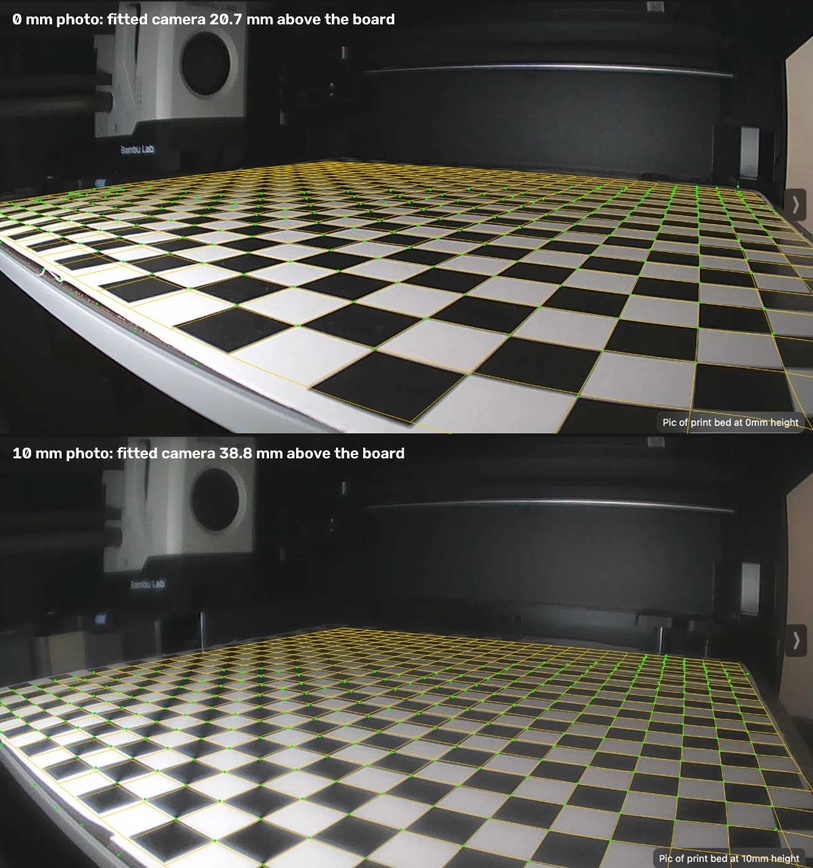
#> input picture artifact/images/first_frames_fit_overlay.jpg, 813 x 868 px, shrunk from 1200 x 1282 before the run; its folder holds only this picture in this run
$ python -i calib_board.py   (imports and definitions only)   (older library calls are emulated)
#> lines starting #> are read from the running program, lines starting #| are printed output that depends on the picture
"""Calibrate the P1S chamber camera from a large checkerboard (10 mm squares), e.g. one covering the bed.

Two ways, best first:
  1. tilted frames: raw frames of the board held at different angles fix the lens (focal length,
     distortion, optical centre); a frame of the board lying flat at a known bed Z then fixes the pose.
  2. fallback, flat frames only: >= 2 frames of the board lying flat, at two known bed Z heights. The
     lens is then fitted from the flat frames with the optical centre held at the image centre.
With >= 2 flat frames the camera's fitted height above the board must change by exactly the Z
difference (the bed moves, the camera does not), which checks the Z values and the moving-bed model.

The board need not be fully visible: corners are found with a ChESS X-corner detector and a grid grown
outward from a seed, so partial and steeply tilted views work. The first flat frame is tied to bed
coordinates by >= 2 board corners clicked at known bed X,Y ("markers", same click page as calibrate-bed).
"""
import itertools
import json
import re
import time
from dataclasses import dataclass, field
from pathlib import Path

import cv2
import numpy as np
from scipy.spatial import cKDTree

from . import config as C
from .calib_offline import nominal_focal_px
from .camera import BedCamera

MAX_RMS_PX = 2.0          # corner reprojection error accepted for the lens fit (MJPEG frames)
Z_TOL_MM = 1.5            # height change vs bed Z change
MIN_CORNERS = 40          # corners a frame needs to be used
MIN_TILTED = 3            # tilted frames needed before they are preferred over the flat-only fallback


# ---------------- corner detection ----------------
def _chess(g, r):
    """ChESS X-corner response on a ring of 16 samples of radius r (Bennett & Lasenby 2014)."""
    h, w = g.shape
    ring = []
    for a in np.arange(16) * 2 * np.pi / 16:
        M = np.float32([[1, 0, -r * np.cos(a)], [0, 1, -r * np.sin(a)]])
        ring.append(cv2.warpAffine(g, M, (w, h), flags=cv2.INTER_LINEAR, borderMode=cv2.BORDER_REFLECT))
    I = np.stack(ring)
    sum_r = sum(np.abs(I[n] + I[n + 8] - I[n + 4] - I[n + 12]) for n in range(4))
    diff_r = sum(np.abs(I[n] - I[n + 8]) for n in range(8))
    return sum_r - diff_r - 16 * np.abs(I.mean(0) - cv2.blur(g, (3, 3)))


def find_x_corners(gray, radii=(3, 5, 8), rel=0.08):
    """Sub-pixel checkerboard X-corners anywhere in the image -> (N, 2) float32."""
    g = cv2.GaussianBlur(gray.astype(np.float32) / 255.0, (0, 0), 0.8)
    R = np.max([_chess(g, r) for r in radii], 0)
    R[R < 0] = 0
    if R.max() <= 0:
        return np.zeros((0, 2), np.float32)
    peak = (R == cv2.dilate(R, np.ones((7, 7), np.uint8))) & (R > rel * R.max())
    ys, xs = np.nonzero(peak)
    order = np.argsort(-R[ys, xs])
    pts = np.c_[xs[order], ys[order]].astype(np.float32).reshape(-1, 1, 2)
    if len(pts):
        pts = cv2.cornerSubPix(gray, pts, (3, 3), (-1, -1),
                               (cv2.TERM_CRITERIA_EPS + cv2.TERM_CRITERIA_MAX_ITER, 40, 0.01))
    return pts.reshape(-1, 2)


def _gradient(gray):
    g = cv2.GaussianBlur(gray.astype(np.float32), (0, 0), 1.2)
    return cv2.magnitude(cv2.Sobel(g, cv2.CV_32F, 1, 0), cv2.Sobel(g, cv2.CV_32F, 0, 1))


def _at(img, q):
    return img[int(np.clip(q[1], 0, img.shape[0] - 1)), int(np.clip(q[0], 0, img.shape[1] - 1))]


def _edge_strength(grad, p, q):
    """Gradient along the segment p-q at 1/4, 1/2 and 3/4 (weakest). High only if p-q is a square edge: a
    diagonal crosses square centres and a knight move (2 by 1 squares) crosses a square at 1/4 and 3/4."""
    return min(_at(grad, p + f * (q - p)) for f in (0.25, 0.5, 0.75))


def _grow(pts, tree, i0, grad):
    """Index the corners around pts[i0] on a lattice by repeated local-homography prediction."""
    p0 = pts[i0]
    _, nn = tree.query(p0, k=min(9, len(pts)))
    nb = pts[nn[1:]] - p0
    best = None
    for a, b in itertools.permutations(nb, 2):
        if abs(a[0] * b[1] - a[1] * b[0]) / (np.linalg.norm(a) * np.linalg.norm(b) + 1e-9) < 0.3:
            continue
        # a, b should be square edges: on a light/dark boundary all along, the square centre flat
        if min(_edge_strength(grad, p0, p0 + a), _edge_strength(grad, p0, p0 + b)) < 2.0 * _at(grad, p0 + (a + b) / 2):
            continue
        err = tree.query(p0 + a + b)[0] + tree.query(p0 - a)[0] + tree.query(p0 - b)[0]
        if best is None or err < best[0]:
            best = (err, a, b)
    if best is None or best[0] > 0.3 * min(np.linalg.norm(best[1]), np.linalg.norm(best[2])) * 3:
        return {}
    _, a, b = best
    grid, used = {}, set()
    for ij, v in (((0, 0), 0 * a), ((1, 0), a), ((0, 1), b), ((1, 1), a + b), ((-1, 0), -a), ((0, -1), -b)):
        k = tree.query(p0 + v)[1]
        if k in used:
            return {}
        grid[ij] = pts[k]
        used.add(k)
    grew = True
    while grew:
        grew = False
        known = np.array(list(grid)); P = np.array([grid[tuple(k)] for k in known])
        cand = {(i + di, j + dj) for (i, j) in grid for di, dj in ((1, 0), (-1, 0), (0, 1), (0, -1))} - set(grid)
        for (i, j) in cand:
            dist = np.abs(known - [i, j]).sum(1)
            near = np.argsort(dist)[:12]
            near = near[dist[near] <= 4]
            pred = None
            if len(near) >= 4 and len(set(known[near][:, 0])) > 1 and len(set(known[near][:, 1])) > 1:
                H, _ = cv2.findHomography(known[near].astype(np.float32), P[near].astype(np.float32), 0)
                if H is not None:
                    q = H @ [i, j, 1.0]
                    pred = q[:2] / q[2]
            if pred is None:
                for di, dj in ((1, 0), (-1, 0), (0, 1), (0, -1)):
                    if (i - di, j - dj) in grid and (i - 2 * di, j - 2 * dj) in grid:
                        pred = 2 * grid[(i - di, j - dj)] - grid[(i - 2 * di, j - 2 * dj)]
                        break
            if pred is None or not np.all(np.isfinite(pred)):
                continue
            nbrs = [grid[k] for k in ((i + 1, j), (i - 1, j), (i, j + 1), (i, j - 1)) if k in grid]
            sp = min(np.linalg.norm(pred - n) for n in nbrs)
            if sp < 5:
                continue
            d, k = tree.query(pred)
            if d < 0.3 * sp and k not in used:
                grid[(i, j)] = pts[k]
                used.add(k)
                grew = True
    return grid


def _fix_axes(grid, grad):
    """The grown lattice can use a diagonal or a knight move as an axis. Re-index so both axes are square
    edges: only the segment between two corners one edge apart lies on a light/dark boundary all along."""
    score = {}
    for e in [e for e in itertools.product(range(-3, 4), repeat=2) if e > (0, 0) and np.gcd(*e) == 1]:
        v = [_edge_strength(grad, p, grid[(k[0] + e[0], k[1] + e[1])])
             for k, p in grid.items() if (k[0] + e[0], k[1] + e[1]) in grid]
        if len(v) >= 10:
            score[e] = float(np.median(v))
    ranked = sorted(score, key=score.get, reverse=True)
    if not ranked:
        return grid
    e1 = ranked[0]
    e2 = next((e for e in ranked[1:] if abs(e1[0] * e[1] - e1[1] * e[0]) == 1), None)
    if e2 is None:
        return grid
    inv = np.linalg.inv(np.array([e1, e2], float).T)
    return {tuple(int(round(c)) for c in inv @ k): p for k, p in grid.items()}


def _clean(grid, tol=0.3):
    """Drop corners their neighbours disagree with (local homography), then keep the largest part connected by
    consistent links."""
    for _ in range(2):
        keys = list(grid)
        K = np.array(keys)
        drop = set()
        for k in keys:
            d = np.abs(K - k).sum(1)
            nb = [tuple(K[i]) for i in np.nonzero((d > 0) & (d <= 2))[0]]
            if len(nb) < 5:
                continue
            H, _ = cv2.findHomography(np.array(nb, np.float32), np.array([grid[n] for n in nb], np.float32), 0)
            if H is None:
                continue
            q = H @ [k[0], k[1], 1.0]
            sp = min(np.linalg.norm(grid[n] - grid[k]) for n in nb if abs(n[0] - k[0]) + abs(n[1] - k[1]) == 1) \
                if any(abs(n[0] - k[0]) + abs(n[1] - k[1]) == 1 for n in nb) else None
            if sp and np.linalg.norm(q[:2] / q[2] - grid[k]) > tol * sp:
                drop.add(k)
        grid = {k: v for k, v in grid.items() if k not in drop}
    # links between index neighbours must look like the other links in that direction nearby; a corner
    # skipped during growth makes a link about twice as long and shifts the indices of everything past it
    links = {}
    for e in ((1, 0), (0, 1)):
        vec = {k: grid[(k[0] + e[0], k[1] + e[1])] - grid[k] for k in grid if (k[0] + e[0], k[1] + e[1]) in grid}
        keys = list(vec)
        if not keys:
            continue
        K = np.array(keys)
        V = np.array([vec[k] for k in keys])
        for n, k in enumerate(keys):
            d = np.abs(K - k).sum(1)
            near = np.nonzero((d > 0) & (d <= 3))[0]
            if len(near) < 3:
                continue
            ref = np.median(V[near], 0)
            if np.linalg.norm(V[n] - ref) < 0.35 * np.linalg.norm(ref):
                a, b = k, (k[0] + e[0], k[1] + e[1])
                links.setdefault(a, []).append(b)
                links.setdefault(b, []).append(a)
    seen, best = set(), []
    for k in links:
        if k in seen:
            continue
        comp, stack = [], [k]
        seen.add(k)
        while stack:
            c = stack.pop()
            comp.append(c)
            for n in links.get(c, []):
                if n not in seen:
                    seen.add(n)
                    stack.append(n)
        if len(comp) > len(best):
            best = comp
    return {k: grid[k] for k in best}


def detect_board(image, n_seeds=25):
    """Find and index the checkerboard corners in a frame (partial and oblique boards work).
    Returns (ij (N, 2) int lattice indices, px (N, 2) float32 pixels); indices have an arbitrary origin."""
    gray = cv2.cvtColor(image, cv2.COLOR_BGR2GRAY) if image.ndim == 3 else image
    pts = find_x_corners(gray)
    if len(pts) < 6:
        return np.zeros((0, 2), int), np.zeros((0, 2), np.float32)
    grad, tree = _gradient(gray), cKDTree(pts)
    best = {}
    for i0 in range(min(n_seeds, len(pts))):        # strongest corners first
        g = _grow(pts, tree, i0, grad)
        if len(g) > len(best):
            best = g
        if len(best) > 0.85 * len(pts):            # nearly every candidate indexed: no seed can do better
            break
    best = _clean(_fix_axes(best, grad)) if best else best
    ij = np.array(list(best), int).reshape(-1, 2)
    px = np.array([best[tuple(k)] for k in ij], np.float32).reshape(-1, 2)
    return ij, px


# ---------------- calibration ----------------
@dataclass
class BoardReport:
    mode: str
    n_tilted: int
    n_flat: int
    rms_px: float
    focal_px: float
    k1: float
    heights: list = field(default_factory=list)       # (bed Z, fitted camera height above the board) per flat frame
    ok: bool = False
    notes: list = field(default_factory=list)

    # [202 lines left out: functions text, _fit_lens, _plausible_view, _height_above_board, _register, calibrate_from_board and 1 more, not called in this run]


MARKER_HELP = ("Click the <b>points where four squares meet</b> (not the outer corners of the board): 3 of them, far "
               "apart and not in a line, in the front-left half of the view where the squares look biggest. For each, "
               "type its bed X,Y in mm, e.g. <code>30,20</code>: X from the plate's left edge, Y from its front edge. "
               "Measure one with a ruler; its neighbours are 10 mm further per square (X to the right, Y toward the "
               "back). Then press <b>Save markers.json</b> and move the file into <code>{folder}</code>.")


# [132 lines left out: functions _save_shots, capture, _read_markers, main, not called in this run]

>>> import cv2
>>> picture = cv2.imread('../images/first_frames_fit_overlay.jpg')
#> picture is the input picture: shape (868, 813, 3); mean B, G, R 76.8, 84.3, 85.4
>>> result = detect_board(picture)
#> in detect_board, `gray = cv2.cvtColor(image, cv2.COLOR_BGR2GRAY) if image.ndim == 3 else..`:
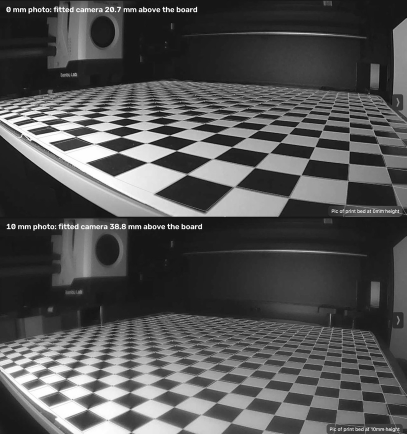
#> gray: shape (868, 813) (shown at 1/2 size); min 0, max 255, mean 83.7
#> after the loop in _chess, `for a in np.arange(16) * 2 * np.pi / 16:`: ring = 16 items
#> call 3 of _chess, with r = 8
#> in _chess (call 3), `sum_r = sum(np.abs(I[n] + I[n + 8] - I[n + 4] - I[n + 12]) for n in ra..`:
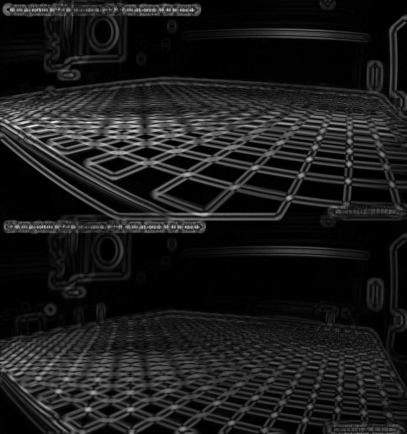
#> sum_r: shape (868, 813) float32 (shown at 1/2 size); min 0, max 4.8, mean 0.53; drawn with min black and max white
#> in _chess (call 3), `diff_r = sum(np.abs(I[n] - I[n + 8]) for n in range(8))`:
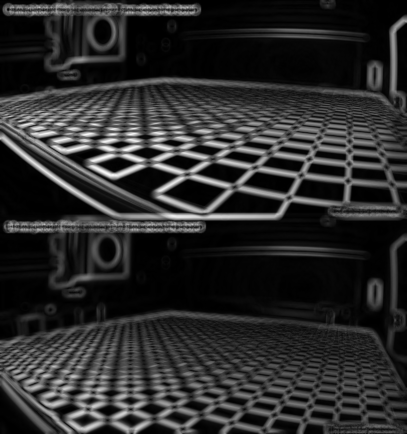
#> diff_r: shape (868, 813) float32 (shown at 1/2 size); min 7.45e-09, max 5.75, mean 0.99; drawn with min black and max white
#> in _chess (call 3), `return sum_r - diff_r - 16 * np.abs(I.mean(0) - cv2.blur(g, (3, 3)))`:
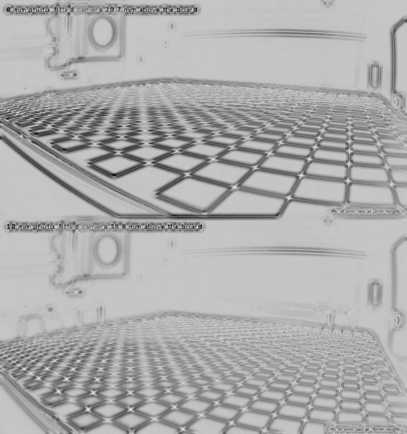
#> returned value: shape (868, 813) float32 (shown at 1/2 size); min -11.44, max 3.28, mean -1.46; drawn with min black and max white
#> in find_x_corners, `R[R < 0] = 0`:
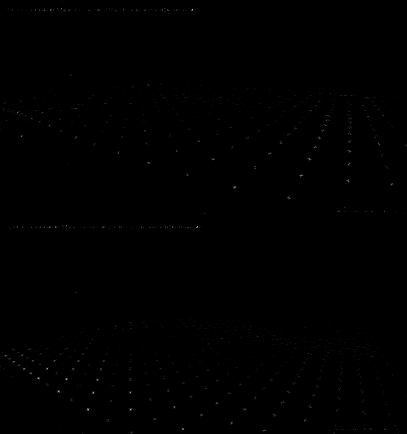
#> R: shape (868, 813) float32 (shown at 1/2 size); min 0, max 3.28, mean 0.00422; drawn with min black and max white
#> in find_x_corners, `ys, xs = np.nonzero(peak)`: ys = 773 values from 1 to 867; xs = 773 values, max 810 at index 308, min 0 at index 259, mean 423.9
#> in find_x_corners, `order = np.argsort(-R[ys, xs])`: order = 773 values, max 772 at index 684, min 0 at index 621, mean 386
#> in find_x_corners, `pts = np.c_[xs[order], ys[order]].astype(np.float32).reshape(-1, 1, 2)`: pts = 773 rows, first 8: [176, 818], [325, 20], [384, 19], [261, 818], [394, 453], [376, 454], [77, 756], [133, 757]
#> in find_x_corners, `pts = cv2.cornerSubPix(gray, pts, (3, 3), (-1, -1), (cv2.TERM_CRITERIA..`: pts = 773 rows, first 8: [175.4, 818.5], [325, 20], [384, 19], [260.5, 818.7], [394, 453], [376, 454], [76.71, 755.7], [132.3, 757.3]
#> in detect_board, `pts = find_x_corners(gray)`: pts = 773 pairs, first value 0 to 811.5, second value 0.856 to 867
#> in _gradient, `return cv2.magnitude(cv2.Sobel(g, cv2.CV_32F, 1, 0), cv2.Sobel(g, cv2...`:
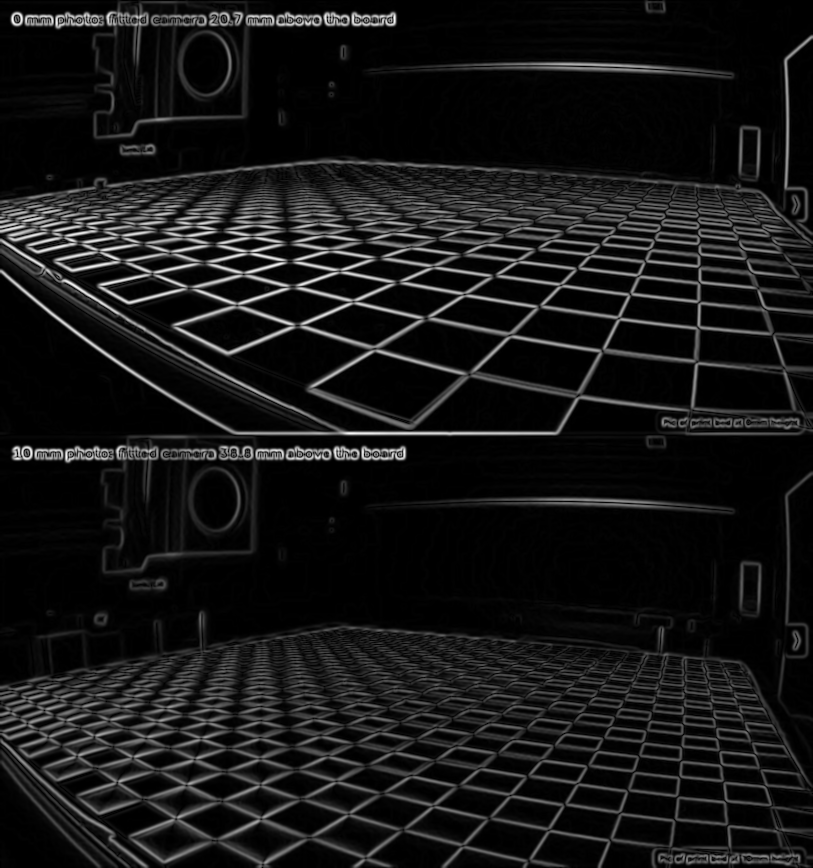
#> returned value: shape (868, 813) float32; min 0, max 485.8, mean 42.9; drawn with min black and max white
#> the loop in detect_board, `for i0 in range(min(n_seeds, len(pts))):` made 25 passes
#> (p0 in _grow, nn in _grow, a in _grow, b in _grow) on passes 1, 4, 16, 19: ([175.4, 818.5], [0, 11, 285, 278, 203, 742, 218, 752, 527], [-32.73, -20.16], [45.35, -18.19]), ([260.5, 818.7], [3, 30, 218, 247, 108, 203, 212, 278, 376], [-45, 21.19], [-39.8, -18.37]), ([47.48, 737.2], [15, 171, 85, 383, 72, 18, 59, 167, 330], [13.95, 8.73], [32.05, -9.89]), ([26.77, 723.3], [18, 197, 171, 90, 201, 59, 176, 150, 15], [17.08, -13.64], [20.71, 13.87])
#> after the loop in _fix_axes, `for e in [e for e in itertools.product(range(-3, 4), repeat=2) if e > ..`: score = 16 items
#> in _fix_axes, `ranked = sorted(score, key=score.get, reverse=True)`: ranked = [(0, 1), (1, 0), (2, -1), (2, 3), (2, 1), (2, -3), (3, 2), (1, 2), (3, 1), (1, -3), (1, 1), (1, -1), (1, -2), (3, -2), (3, -1), (1, 3)]
#> in _fix_axes, `e1 = ranked[0]`: e1 = (0, 1)
#> in _fix_axes, `e2 = next((e for e in ranked[1:] if abs(e1[0] * e[1] - e1[1] * e[0]) =..`: e2 = (1, 0)
#> in _fix_axes, `inv = np.linalg.inv(np.array([e1, e2], float).T)`: inv = [[0, 1], [1, 0]]
#> the loop in _clean, `for _ in range(2):` made 2 passes
#> after the loop in _clean, `for e in ((1, 0), (0, 1)):`: links = 158 items
#> the loop in _clean, `for k in links:` made 158 passes
#> after the loop in _clean, `for k in links:`: best = 153 pairs, first value -1 to 14, second value -5 to 16; seen = 158 items
#> in detect_board, `best = _clean(_fix_axes(best, grad)) if best else best`: best = 153 items
#> in detect_board, `ij = np.array(list(best), int).reshape(-1, 2)`: ij = 153 pairs, first value -1 to 14, second value -5 to 16
#> in detect_board, `px = np.array([best[tuple(k)] for k in ij], np.float32).reshape(-1, 2)`: px = 153 pairs, first value 0.653 to 797, second value 681 to 867
